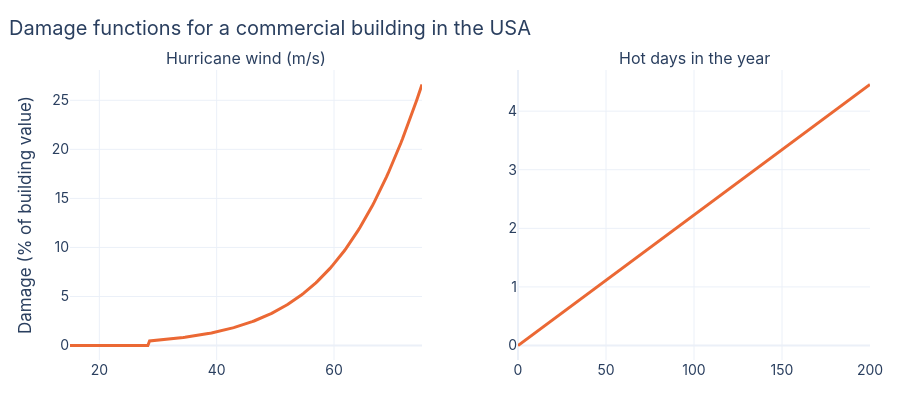

Notebook source saved alongside this figure:
### Markdown cell above
> 💡 **Key idea: exposure is about place.** The same store design faces very
> different weather depending on where it stands. Stores on the southern and
> Gulf coasts sit in hurricane alley; stores in the north of the state much less.

**What A leaves out:** only the past, only hurricanes, and no sense of *damage*:
a store that sees two weak hurricanes may suffer less than one that sees a
single strong one. Overture also shows where a brand **operates**, not what the
company owns or what each building is worth.

## B. Ask CRC Open, with damage functions

[CRC Open](https://github.com/RiskThinking/crc-sdk/blob/main/docs/sources/crc-open.md)
gives a ready-made **climate risk curve** for 63 hazards on a fine grid, for
2025–2100 under SSP5-8.5. Here we use three that matter for a store:

| Hazard | CRC Open name | Measured as |
|---|---|---|
| Hurricane wind | `cyclone` | strongest wind of the year (m/s) |
| Heavy rain | `rx1day` | wettest day of the year (mm) |
| Heat | `hot_days` | number of hot days in the year |

New to these curves? The five-minute
[primer](https://github.com/RiskThinking/crc-docs/blob/main/notebooks/climate_risk_curves_primer.ipynb) explains them.

### From weather to damage

A **damage function** turns a hazard value into the share of a building's value
lost. crc-framework ships open, published damage functions; crc-sdk applies them
to every store in one step. Here is what they look like for a commercial
building in the USA:

### Code cell
context = ImpactContext(country="USA", continent="North America", building_type="commercial")
curves = {
    "cyclone": ("Hurricane wind (m/s)", np.linspace(15, 75, 200)),
    "hot_days": ("Hot days in the year", np.linspace(0, 200, 200)),
}
fig = make_subplots(rows=1, cols=2, subplot_titles=[label for label, _ in curves.values()],
                    horizontal_spacing=0.12)
for col, (hazard, (label, x)) in enumerate(curves.items(), start=1):
    damage = np.asarray(impacts.for_factor(hazard, context=context).evaluate(x), dtype=float)
    fig.add_trace(go.Scatter(x=x, y=100 * damage, mode="lines", line=dict(color=ORANGE, width=3),
                             hovertemplate="%{x:.0f} → %{y:.1f}% of building value<extra></extra>",
                             showlegend=False), row=1, col=col)
fig.update_yaxes(title_text="Damage (% of building value)", row=1, col=1)
layout(fig, "Damage functions for a commercial building in the USA", height=420)
fig.show()

### Figure 1 — Plotly figure (JSON) as saved in the notebook; plotly's stock layout.template omitted (floating-point values rounded to 4 significant figures; data arrays with more than 128 entries replaced by an {"elided": "..."} marker saying what was removed)
{"data": [{"hovertemplate": "%{x:.0f} → %{y:.1f}% of building value<extra></extra>", "line": {"color": "#eb6834", "width": 3}, "mode": "lines", "showlegend": false, "type": "scatter", "x": {"elided": "200 float values"}, "xaxis": "x", "y": {"elided": "200 float values"}, "yaxis": "y"}, {"hovertemplate": "%{x:.0f} → %{y:.1f}% of building value<extra></extra>", "line": {"color": "#eb6834", "width": 3}, "mode": "lines", "showlegend": false, "type": "scatter", "x": {"elided": "200 float values"}, "xaxis": "x2", "y": {"elided": "200 float values"}, "yaxis": "y2"}], "layout": {"annotations": [{"font": {"size": 16}, "showarrow": false, "text": "Hurricane wind (m/s)", "x": 0.22, "xanchor": "center", "xref": "paper", "y": 1.0, "yanchor": "bottom", "yref": "paper"}, {"font": {"size": 16}, "showarrow": false, "text": "Hot days in the year", "x": 0.78, "xanchor": "center", "xref": "paper", "y": 1.0, "yanchor": "bottom", "yref": "paper"}], "font": {"family": "Inter, Helvetica, Arial, sans-serif", "size": 14}, "height": 420, "margin": {"b": 60, "l": 70, "r": 30, "t": 70}, "title": {"text": "Damage functions for a commercial building in the USA", "x": 0.01}, "xaxis": {"anchor": "y", "domain": [0.0, 0.44]}, "xaxis2": {"anchor": "y2", "domain": [0.56, 1.0]}, "yaxis": {"anchor": "x", "domain": [0.0, 1.0], "title": {"text": "Damage (% of building value)"}}, "yaxis2": {"anchor": "x2", "domain": [0.0, 1.0]}}}
